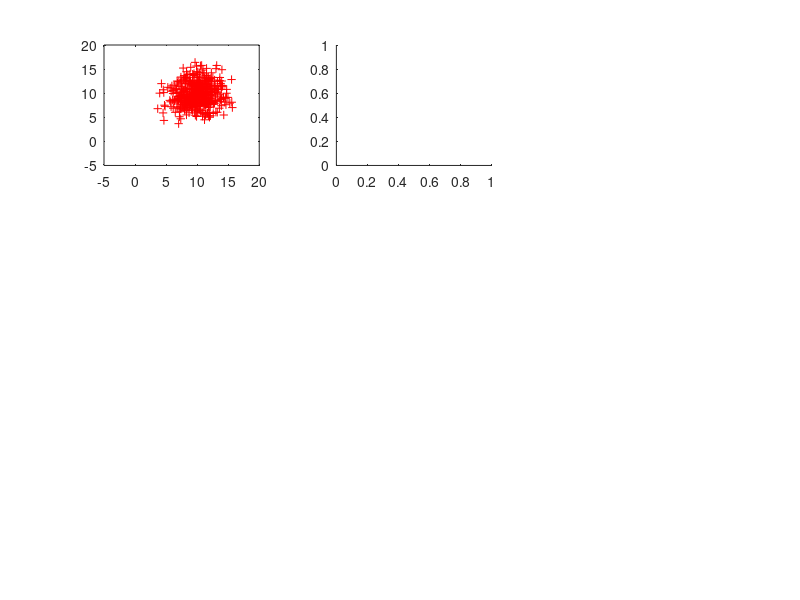

MATLAB code for this plot: (Note: this script raises an error after producing the figure.)
% For reproducibility
% rng default
clc
clear all

SAMPLES_COUNT = 500;

%%%
% Equal varience, no covarience
%%%

% data 1
mu = [10,10];
sigma = [5,0;0,5];
r = mvnrnd(mu,sigma,SAMPLES_COUNT);

% plot 1
ax = subplot(3,3,1);
plot(r(:,1), r(:,2),'r+');
xlim(ax, [-5, 20]);
ylim(ax, [-5, 20]);

% mean and varience
ax = subplot(3,3,2);
r_mnv = mnv(r, sigma);
plot(r_mnv(:,1) ,r_mnv(:,2),'b+');
xlim(ax, [-5, 20]);
ylim(ax, [-5, 20]);

% normalization
ax = subplot(3,3,3);
r_sm = softmax(r, sigma);
plot(r_sm(:,1) ,r_sm(:,2),'g+');
xlim(ax, [-5, 20]);
ylim(ax, [-5, 20]);


%%%
% Inequal varience, no covarience
%%%

% data 2
mu = [10,10];
sigma = [1,0;0,5];
r = mvnrnd(mu,sigma,SAMPLES_COUNT);

% plot 2
ax = subplot(3,3,4);
plot(r(:,1), r(:,2),'r+');
xlim(ax, [-5, 20]);
ylim(ax, [-5, 20]);

% mean and varience
ax = subplot(3,3,5);
r_mnv = mnv(r, sigma);
plot(r_mnv(:,1) ,r_mnv(:,2),'b+');
xlim(ax, [-5, 20]);
ylim(ax, [-5, 20]);

% normalization
ax = subplot(3,3,6);
r_sm = softmax(r, sigma);
plot(r_sm(:,1) ,r_sm(:,2),'g+');
xlim(ax, [-5, 20]);
ylim(ax, [-5, 20]);

%%%
% Inequal varience, no covarience
%%%

% data 3
mu = [10,10];
sigma = [1,1.5;1.5,5];
r = mvnrnd(mu,sigma,SAMPLES_COUNT);

% plot 3
ax = subplot(3,3,7);
plot(r(:,1), r(:,2),'r+');
xlim(ax, [-5, 20]);
ylim(ax, [-5, 20]);

% mean and varience
ax = subplot(3,3,8);
r_mnv = mnv(r, sigma);
plot(r_mnv(:,1) ,r_mnv(:,2),'b+');
xlim(ax, [-5, 20]);
ylim(ax, [-5, 20]);

% normalization
ax = subplot(3,3,9);
r_sm = softmax(r, sigma);
plot(r_sm(:,1) ,r_sm(:,2),'g+');
xlim(ax, [-5, 20]);
ylim(ax, [-5, 20]);
